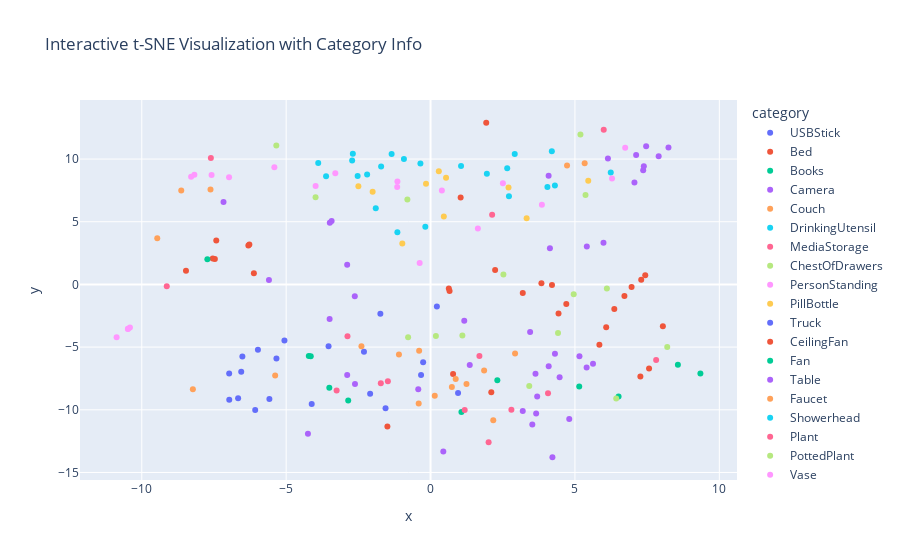

The notebook cell saved with this chart:
### Code cell
import plotly.express as px
plot_data = pd.DataFrame({
    'x': tsne_result[:, 0],
    'y': tsne_result[:, 1],
    'numeric_label': labels,
    'category': [cat_mapping[label] for label in labels]
})

# Create an interactive scatter plot using Plotly Express
fig = px.scatter(
    plot_data, x='x', y='y', color='category',
    hover_data={'numeric_label': True, 'category': True},
    title="Interactive t-SNE Visualization with Category Info"
)
fig.show()

### Figure 1 — Plotly figure (JSON) as saved in the notebook; plotly's stock layout.template omitted (floating-point values rounded to 4 significant figures)
{"data": [{"customdata": [[17, "USBStick"], [17, "USBStick"], [17, "USBStick"], [17, "USBStick"], [17, "USBStick"], [17, "USBStick"], [17, "USBStick"], [17, "USBStick"], [17, "USBStick"], [17, "USBStick"]], "hovertemplate": "category=%{customdata[1]}<br>x=%{x}<br>y=%{y}<br>numeric_label=%{customdata[0]}<extra></extra>", "legendgroup": "USBStick", "marker": {"color": "#636efa", "symbol": "circle"}, "mode": "markers", "name": "USBStick", "orientation": "v", "showlegend": true, "type": "scatter", "x": [-6.664, -6.072, -5.978, -6.971, -6.516, -2.306, -1.738, -5.337, 0.2187, -5.58], "xaxis": "x", "y": [-9.071, -10.03, -5.217, -9.193, -5.748, -5.377, -2.33, -5.899, -1.754, -9.146], "yaxis": "y"}, {"customdata": [[0, "Bed"], [0, "Bed"], [0, "Bed"], [0, "Bed"], [0, "Bed"], [0, "Bed"], [0, "Bed"], [0, "Bed"], [0, "Bed"], [0, "Bed"], [0, "Bed"], [0, "Bed"], [0, "Bed"], [0, "Bed"], [0, "Bed"], [0, "Bed"], [0, "Bed"], [0, "Bed"], [0, "Bed"], [0, "Bed"], [0, "Bed"]], "hovertemplate": "category=%{customdata[1]}<br>x=%{x}<br>y=%{y}<br>numeric_label=%{customdata[0]}<extra></extra>", "legendgroup": "Bed", "marker": {"color": "#EF553B", "symbol": "circle"}, "mode": "markers", "name": "Bed", "orientation": "v", "showlegend": true, "type": "scatter", "x": [6.962, 4.205, 4.432, 7.434, 8.045, 7.295, 6.082, 6.714, 6.363, 3.839, 0.633, 7.567, 5.847, 7.266, 3.194, 2.103, 2.236, 0.6583, 0.7801, 4.7, -1.494], "xaxis": "x", "y": [-0.2039, -0.04548, -2.319, 0.7376, -3.335, 0.3821, -3.412, -0.9289, -1.969, 0.08483, -0.3231, -6.713, -4.816, -7.348, -0.694, -8.601, 1.149, -0.5214, -7.149, -1.557, -11.33], "yaxis": "y"}, {"customdata": [[1, "Books"], [1, "Books"], [1, "Books"], [1, "Books"], [1, "Books"], [1, "Books"], [1, "Books"], [1, "Books"], [1, "Books"], [1, "Books"]], "hovertemplate": "category=%{customdata[1]}<br>x=%{x}<br>y=%{y}<br>numeric_label=%{customdata[0]}<extra></extra>", "legendgroup": "Books", "marker": {"color": "#00cc96", "symbol": "circle"}, "mode": "markers", "name": "Books", "orientation": "v", "showlegend": true, "type": "scatter", "x": [2.313, 5.148, -4.149, 9.344, -4.215, -2.851, 6.51, 1.07, 8.565, -3.505], "xaxis": "x", "y": [-7.64, -8.143, -5.73, -7.11, -5.702, -9.262, -8.949, -10.17, -6.414, -8.235], "yaxis": "y"}, {"customdata": [[2, "Camera"], [2, "Camera"], [2, "Camera"], [2, "Camera"], [2, "Camera"], [2, "Camera"], [2, "Camera"], [2, "Camera"], [2, "Camera"], [2, "Camera"]], "hovertemplate": "category=%{customdata[1]}<br>x=%{x}<br>y=%{y}<br>numeric_label=%{customdata[0]}<extra></extra>", "legendgroup": "Camera", "marker": {"color": "#ab63fa", "symbol": "circle"}, "mode": "markers", "name": "Camera", "orientation": "v", "showlegend": true, "type": "scatter", "x": [-4.246, -2.624, 0.4415, -3.496, 1.357, -2.616, -7.169, 4.22, 1.167, -2.886], "xaxis": "x", "y": [-11.9, -0.9425, -13.33, -2.761, -6.425, -7.934, 6.566, -13.79, -2.89, -7.219], "yaxis": "y"}, {"customdata": [[5, "Couch"], [5, "Couch"], [5, "Couch"], [5, "Couch"], [5, "Couch"], [5, "Couch"], [5, "Couch"], [5, "Couch"], [5, "Couch"], [5, "Couch"]], "hovertemplate": "category=%{customdata[1]}<br>x=%{x}<br>y=%{y}<br>numeric_label=%{customdata[0]}<extra></extra>", "legendgroup": "Couch", "marker": {"color": "#FFA15A", "symbol": "circle"}, "mode": "markers", "name": "Couch", "orientation": "v", "showlegend": true, "type": "scatter", "x": [-2.393, 0.8703, -0.4107, 2.927, -1.094, 1.244, 0.7378, 0.1456, -0.3952, 1.855], "xaxis": "x", "y": [-4.934, -7.546, -9.497, -5.511, -5.6, -7.95, -8.178, -8.87, -5.299, -6.867], "yaxis": "y"}, {"customdata": [[6, "DrinkingUtensil"], [6, "DrinkingUtensil"], [6, "DrinkingUtensil"], [6, "DrinkingUtensil"], [6, "DrinkingUtensil"], [6, "DrinkingUtensil"], [6, "DrinkingUtensil"], [6, "DrinkingUtensil"], [6, "DrinkingUtensil"], [6, "DrinkingUtensil"], [6, "DrinkingUtensil"], [6, "DrinkingUtensil"], [6, "DrinkingUtensil"], [6, "DrinkingUtensil"], [6, "DrinkingUtensil"], [6, "DrinkingUtensil"], [6, "DrinkingUtensil"], [6, "DrinkingUtensil"], [6, "DrinkingUtensil"], [6, "DrinkingUtensil"]], "hovertemplate": "category=%{customdata[1]}<br>x=%{x}<br>y=%{y}<br>numeric_label=%{customdata[0]}<extra></extra>", "legendgroup": "DrinkingUtensil", "marker": {"color": "#19d3f3", "symbol": "circle"}, "mode": "markers", "name": "DrinkingUtensil", "orientation": "v", "showlegend": true, "type": "scatter", "x": [2.715, 6.24, 4.2, 4.047, 2.655, 1.056, -1.897, 4.306, -2.525, 1.95, -0.3513, -2.691, -2.197, -1.712, -0.9223, -2.715, -3.89, 2.915, -1.349, -3.618], "xaxis": "x", "y": [7.038, 8.922, 10.63, 7.775, 9.276, 9.448, 6.084, 7.888, 8.654, 8.822, 9.638, 10.43, 8.77, 9.399, 10.01, 9.89, 9.678, 10.4, 10.41, 8.622], "yaxis": "y"}, {"customdata": [[9, "MediaStorage"], [9, "MediaStorage"], [9, "MediaStorage"], [9, "MediaStorage"], [9, "MediaStorage"], [9, "MediaStorage"], [9, "MediaStorage"], [9, "MediaStorage"], [9, "MediaStorage"], [9, "MediaStorage"]], "hovertemplate": "category=%{customdata[1]}<br>x=%{x}<br>y=%{y}<br>numeric_label=%{customdata[0]}<extra></extra>", "legendgroup": "MediaStorage", "marker": {"color": "#FF6692", "symbol": "circle"}, "mode": "markers", "name": "MediaStorage", "orientation": "v", "showlegend": true, "type": "scatter", "x": [-1.722, 7.812, 1.182, -1.478, 2.01, 2.799, 1.692, -2.877, 4.067, -3.252], "xaxis": "x", "y": [-7.876, -6.032, -10.02, -7.732, -12.59, -10.01, -5.712, -4.142, -8.673, -8.455], "yaxis": "y"}, {"customdata": [[4, "ChestOfDrawers"], [4, "ChestOfDrawers"], [4, "ChestOfDrawers"], [4, "ChestOfDrawers"], [4, "ChestOfDrawers"], [4, "ChestOfDrawers"], [4, "ChestOfDrawers"], [4, "ChestOfDrawers"], [4, "ChestOfDrawers"]], "hovertemplate": "category=%{customdata[1]}<br>x=%{x}<br>y=%{y}<br>numeric_label=%{customdata[0]}<extra></extra>", "legendgroup": "ChestOfDrawers", "marker": {"color": "#B6E880", "symbol": "circle"}, "mode": "markers", "name": "ChestOfDrawers", "orientation": "v", "showlegend": true, "type": "scatter", "x": [-0.777, 6.106, 1.102, 3.418, 8.196, 4.957, 4.414, 0.1852, 6.429], "xaxis": "x", "y": [-4.209, -0.3161, -4.081, -8.096, -4.986, -0.7867, -3.883, -4.11, -9.096], "yaxis": "y"}, {"customdata": [[10, "PersonStanding"], [10, "PersonStanding"], [10, "PersonStanding"], [10, "PersonStanding"], [10, "PersonStanding"], [10, "PersonStanding"], [10, "PersonStanding"], [10, "PersonStanding"], [10, "PersonStanding"], [10, "PersonStanding"]], "hovertemplate": "category=%{customdata[1]}<br>x=%{x}<br>y=%{y}<br>numeric_label=%{customdata[0]}<extra></extra>", "legendgroup": "PersonStanding", "marker": {"color": "#FF97FF", "symbol": "circle"}, "mode": "markers", "name": "PersonStanding", "orientation": "v", "showlegend": true, "type": "scatter", "x": [-10.41, -10.48, -10.87, -0.377, 1.639, -8.291, -10.47, -7.583, -6.978, -8.178], "xaxis": "x", "y": [-3.432, -3.549, -4.21, 1.711, 4.467, 8.582, -3.527, 8.732, 8.545, 8.739], "yaxis": "y"}, {"customdata": [[11, "PillBottle"], [11, "PillBottle"], [11, "PillBottle"], [11, "PillBottle"], [11, "PillBottle"], [11, "PillBottle"], [11, "PillBottle"], [11, "PillBottle"], [11, "PillBottle"], [11, "PillBottle"]], "hovertemplate": "category=%{customdata[1]}<br>x=%{x}<br>y=%{y}<br>numeric_label=%{customdata[0]}<extra></extra>", "legendgroup": "PillBottle", "marker": {"color": "#FECB52", "symbol": "circle"}, "mode": "markers", "name": "PillBottle", "orientation": "v", "showlegend": true, "type": "scatter", "x": [2.7, -0.978, -2.005, -0.1577, 0.4602, 0.5366, -2.499, 0.2858, 5.461, 3.327], "xaxis": "x", "y": [7.727, 3.272, 7.388, 8.038, 5.419, 8.516, 7.829, 9.027, 8.263, 5.28], "yaxis": "y"}, {"customdata": [[16, "Truck"], [16, "Truck"], [16, "Truck"], [16, "Truck"], [16, "Truck"], [16, "Truck"], [16, "Truck"], [16, "Truck"], [16, "Truck"], [16, "Truck"]], "hovertemplate": "category=%{customdata[1]}<br>x=%{x}<br>y=%{y}<br>numeric_label=%{customdata[0]}<extra></extra>", "legendgroup": "Truck", "marker": {"color": "#636efa", "symbol": "circle"}, "mode": "markers", "name": "Truck", "orientation": "v", "showlegend": true, "type": "scatter", "x": [-6.973, -2.092, 0.9528, -3.532, -5.06, -4.115, -6.556, -1.559, -0.2567, -0.3286], "xaxis": "x", "y": [-7.103, -8.719, -8.652, -4.922, -4.478, -9.534, -6.958, -9.88, -6.214, -7.231], "yaxis": "y"}, {"customdata": [[3, "CeilingFan"], [3, "CeilingFan"], [3, "CeilingFan"], [3, "CeilingFan"], [3, "CeilingFan"], [3, "CeilingFan"], [3, "CeilingFan"], [3, "CeilingFan"], [3, "CeilingFan"]], "hovertemplate": "category=%{customdata[1]}<br>x=%{x}<br>y=%{y}<br>numeric_label=%{customdata[0]}<extra></extra>", "legendgroup": "CeilingFan", "marker": {"color": "#EF553B", "symbol": "circle"}, "mode": "markers", "name": "CeilingFan", "orientation": "v", "showlegend": true, "type": "scatter", "x": [1.928, -6.118, -6.309, -7.42, -7.469, 1.042, -8.469, -7.542, -6.275], "xaxis": "x", "y": [12.9, 0.8867, 3.108, 3.499, 2.033, 6.929, 1.098, 2.067, 3.18], "yaxis": "y"}, {"customdata": [[7, "Fan"]], "hovertemplate": "category=%{customdata[1]}<br>x=%{x}<br>y=%{y}<br>numeric_label=%{customdata[0]}<extra></extra>", "legendgroup": "Fan", "marker": {"color": "#00cc96", "symbol": "circle"}, "mode": "markers", "name": "Fan", "orientation": "v", "showlegend": true, "type": "scatter", "x": [-7.729], "xaxis": "x", "y": [2.012], "yaxis": "y"}, {"customdata": [[15, "Table"], [15, "Table"], [15, "Table"], [15, "Table"], [15, "Table"], [15, "Table"], [15, "Table"], [15, "Table"], [15, "Table"], [15, "Table"], [15, "Table"], [15, "Table"], [15, "Table"], [15, "Table"], [15, "Table"], [15, "Table"], [15, "Table"], [15, "Table"], [15, "Table"], [15, "Table"], [15, "Table"], [15, "Table"], [15, "Table"], [15, "Table"], [15, "Table"], [15, "Table"], [15, "Table"], [15, "Table"], [15, "Table"], [15, "Table"]], "hovertemplate": "category=%{customdata[1]}<br>x=%{x}<br>y=%{y}<br>numeric_label=%{customdata[0]}<extra></extra>", "legendgroup": "Table", "marker": {"color": "#ab63fa", "symbol": "circle"}, "mode": "markers", "name": "Table", "orientation": "v", "showlegend": true, "type": "scatter", "x": [4.088, 6.142, 7.363, 7.119, -3.426, 7.466, -5.596, 8.239, 7.899, -3.488, 3.193, 4.803, 4.469, -2.887, 4.308, 3.693, 3.448, 3.523, 5.412, -0.4257, 7.385, 7.061, 4.091, 3.657, 5.404, 3.634, 5.625, 5.156, 5.989, 4.133], "xaxis": "x", "y": [8.663, 10.04, 9.106, 10.32, 5.065, 11.02, 0.3556, 10.92, 10.22, 4.918, -10.1, -10.73, -7.41, 1.571, -5.527, -8.947, -3.797, -11.17, 3.023, -8.367, 9.427, 8.139, -6.519, -10.3, -6.633, -7.123, -6.329, -5.735, 3.316, 2.894], "yaxis": "y"}, {"customdata": [[8, "Faucet"], [8, "Faucet"], [8, "Faucet"], [8, "Faucet"], [8, "Faucet"], [8, "Faucet"], [8, "Faucet"], [8, "Faucet"]], "hovertemplate": "category=%{customdata[1]}<br>x=%{x}<br>y=%{y}<br>numeric_label=%{customdata[0]}<extra></extra>", "legendgroup": "Faucet", "marker": {"color": "#FFA15A", "symbol": "circle"}, "mode": "markers", "name": "Faucet", "orientation": "v", "showlegend": true, "type": "scatter", "x": [-7.62, 4.726, -5.381, -8.231, -8.633, 5.337, -9.464, 2.171], "xaxis": "x", "y": [7.566, 9.494, -7.258, -8.355, 7.487, 9.675, 3.691, -10.84], "yaxis": "y"}, {"customdata": [[14, "Showerhead"], [14, "Showerhead"]], "hovertemplate": "category=%{customdata[1]}<br>x=%{x}<br>y=%{y}<br>numeric_label=%{customdata[0]}<extra></extra>", "legendgroup": "Showerhead", "marker": {"color": "#19d3f3", "symbol": "circle"}, "mode": "markers", "name": "Showerhead", "orientation": "v", "showlegend": true, "type": "scatter", "x": [-1.149, -0.1813], "xaxis": "x", "y": [4.164, 4.606], "yaxis": "y"}, {"customdata": [[12, "Plant"], [12, "Plant"], [12, "Plant"], [12, "Plant"]], "hovertemplate": "category=%{customdata[1]}<br>x=%{x}<br>y=%{y}<br>numeric_label=%{customdata[0]}<extra></extra>", "legendgroup": "Plant", "marker": {"color": "#FF6692", "symbol": "circle"}, "mode": "markers", "name": "Plant", "orientation": "v", "showlegend": true, "type": "scatter", "x": [5.997, 2.132, -7.608, -9.134], "xaxis": "x", "y": [12.33, 5.557, 10.08, -0.1462], "yaxis": "y"}, {"customdata": [[13, "PottedPlant"], [13, "PottedPlant"], [13, "PottedPlant"], [13, "PottedPlant"], [13, "PottedPlant"], [13, "PottedPlant"]], "hovertemplate": "category=%{customdata[1]}<br>x=%{x}<br>y=%{y}<br>numeric_label=%{customdata[0]}<extra></extra>", "legendgroup": "PottedPlant", "marker": {"color": "#B6E880", "symbol": "circle"}, "mode": "markers", "name": "PottedPlant", "orientation": "v", "showlegend": true, "type": "scatter", "x": [-3.982, -5.341, 2.523, -0.8025, 5.19, 5.366], "xaxis": "x", "y": [6.953, 11.07, 0.7974, 6.769, 11.96, 7.13], "yaxis": "y"}, {"customdata": [[18, "Vase"], [18, "Vase"], [18, "Vase"], [18, "Vase"], [18, "Vase"], [18, "Vase"], [18, "Vase"], [18, "Vase"], [18, "Vase"], [18, "Vase"]], "hovertemplate": "category=%{customdata[1]}<br>x=%{x}<br>y=%{y}<br>numeric_label=%{customdata[0]}<extra></extra>", "legendgroup": "Vase", "marker": {"color": "#FF97FF", "symbol": "circle"}, "mode": "markers", "name": "Vase", "orientation": "v", "showlegend": true, "type": "scatter", "x": [6.284, -1.147, 6.74, 2.505, -3.98, 0.3927, -5.408, -1.155, 3.855, -3.299], "xaxis": "x", "y": [8.451, 8.215, 10.91, 8.062, 7.844, 7.485, 9.345, 7.77, 6.358, 8.861], "yaxis": "y"}], "layout": {"legend": {"title": {"text": "category"}, "tracegroupgap": 0}, "title": {"text": "Interactive t-SNE Visualization with Category Info"}, "xaxis": {"anchor": "y", "domain": [0, 1], "title": {"text": "x"}}, "yaxis": {"anchor": "x", "domain": [0, 1], "title": {"text": "y"}}}}
